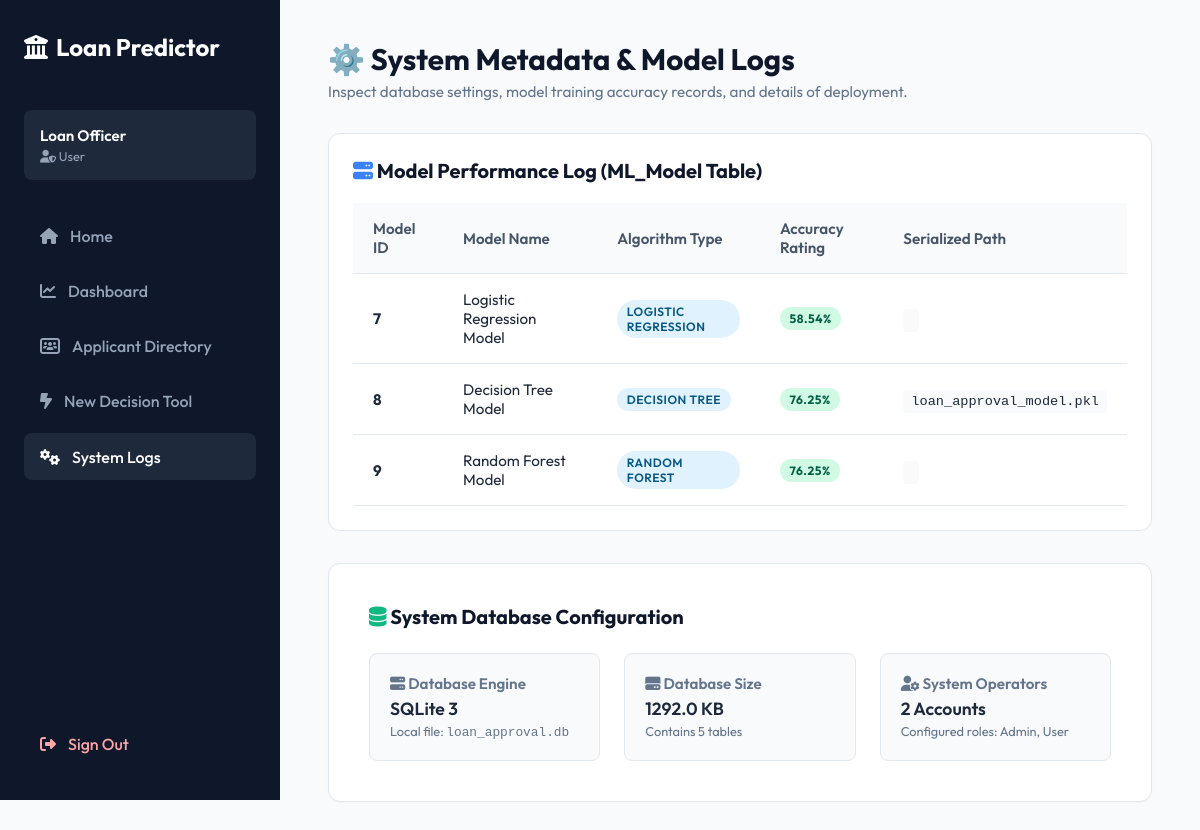
Screenshot of /logs (signed in) with the database file from the repository.
### tables this page shows
CREATE TABLE ML_Model (
    ModelID INTEGER PRIMARY KEY AUTOINCREMENT,
    ModelName VARCHAR(100) NOT NULL,
    AlgorithmType VARCHAR(100) NOT NULL,
    Accuracy REAL,
    ModelFile VARCHAR(255) NOT NULL
);

### app.py (the view)
@app.route('/logs')
@login_required
def logs():
    conn = get_db_connection()
    cursor = conn.execute("SELECT * FROM ML_Model")
    models_list = [dict(row) for row in cursor.fetchall()]
    cursor = conn.execute("SELECT COUNT(*) FROM Users")
    user_count = cursor.fetchone()[0]
    conn.close()
    db_size_kb = 0.0
    if os.path.exists(DB_PATH):
        db_size_kb = os.path.getsize(DB_PATH) / 1024.0
    return render_template(
        'logs.html',
        models=models_list,
        db_size_kb=db_size_kb,
        user_count=user_count,
        active_page='logs'
    )

### app.py (called while the page is built)
def get_db_connection():
    conn = sqlite3.connect(DB_PATH)
    conn.row_factory = sqlite3.Row
    return conn

def login_required(f):
    @wraps(f)
    def decorated_function(*args, **kwargs):
        if not session.get('authenticated'):
            return redirect(url_for('login'))
        return f(*args, **kwargs)
    return decorated_function

### 5.Project Deveolpment Phase/Flask/templates/logs.html (shortened to what this page needs)
{% extends 'base.html' %}
{% block page_title %}⚙️ System Metadata & Model Logs{% endblock %}
{% block page_subtitle %}Inspect database settings, model training accuracy records, and details of deployment.{% endblock %}
{% block content %}
<div class="table-card" style="margin-bottom: 2rem;">
    <h3 style="font-size: 1.25rem; font-weight: 700; color: #0f172a; margin-bottom: 1.25rem;"><i class="fa-solid fa-server" style="color: var(--primary-color);"></i> Model Performance Log (ML_Model Table)</h3>
    <div style="overflow-x: auto;">
        <table class="data-table">
            <thead>
                <tr>
                    <th>Model ID</th>
                    <th>Model Name</th>
                    <th>Algorithm Type</th>
                    <th>Accuracy Rating</th>
                    <th>Serialized Path</th>
                </tr>
            </thead>
            <tbody>
                {% for model in models %}
                <tr>
                    <td><strong>{{ model.ModelID }}</strong></td>
                    <td>{{ model.ModelName }}</td>
                    <td><span class="badge badge-info">{{ model.AlgorithmType }}</span></td>
                    <td><span class="badge badge-success" style="font-weight: 700;">{{ "%.2f"|format(model.Accuracy * 100) }}%</span></td>
                    <td><code style="font-size: 0.85rem; background-color: #f8fafc; padding: 0.25rem 0.5rem; border-radius: 4px;">{{ model.ModelFile }}</code></td>
                </tr>
                {% else %}
                <tr>
                    <td colspan="5" style="text-align: center; color: #64748b; padding: 2rem;">No trained models found in the database logs.</td>
                </tr>
                {% endfor %}
            </tbody>
        </table>
    </div>
</div>
<div class="form-card" style="max-width: 100%;">
    <h3 style="font-size: 1.25rem; font-weight: 700; color: #0f172a; margin-bottom: 1.5rem;"><i class="fa-solid fa-database" style="color: var(--success-color);"></i> System Database Configuration</h3>
    <div class="detail-grid" style="background-color: transparent; border: none; padding: 0; margin-bottom: 0;">
        <div class="detail-item" style="padding: 1.25rem; background-color: #f8fafc; border-radius: 8px; border: 1px solid var(--border-color);">
            <div class="detail-label"><i class="fa-solid fa-server"></i> Database Engine</div>
            <div style="font-weight: 600; font-size: 1.1rem; margin-top: 0.25rem;">SQLite 3</div>
            <div style="font-size: 0.8rem; color: #64748b; margin-top: 0.2rem;">Local file: <code>loan_approval.db</code></div>
        </div>
        <div class="detail-item" style="padding: 1.25rem; background-color: #f8fafc; border-radius: 8px; border: 1px solid var(--border-color);">
            <div class="detail-label"><i class="fa-solid fa-hard-drive"></i> Database Size</div>
            <div style="font-weight: 600; font-size: 1.1rem; margin-top: 0.25rem;">{{ "%.1f"|format(db_size_kb) }} KB</div>
            <div style="font-size: 0.8rem; color: #64748b; margin-top: 0.2rem;">Contains 5 tables</div>
        </div>
        <div class="detail-item" style="padding: 1.25rem; background-color: #f8fafc; border-radius: 8px; border: 1px solid var(--border-color);">
            <div class="detail-label"><i class="fa-solid fa-user-gear"></i> System Operators</div>
            <div style="font-weight: 600; font-size: 1.1rem; margin-top: 0.25rem;">{{ user_count }} Accounts</div>
            <div style="font-size: 0.8rem; color: #64748b; margin-top: 0.2rem;">Configured roles: Admin, User</div>
        </div>
    </div>
</div>
{% endblock %}

### 5.Project Deveolpment Phase/Flask/templates/base.html (shortened to what this page needs)
<!DOCTYPE html>
<html lang="en">
<head>
    <link rel="stylesheet" href="{{ url_for('static', filename='style.css') }}">
    <link rel="stylesheet" href="https://cdnjs.cloudflare.com/ajax/libs/font-awesome/6.4.0/css/all.min.css">
</head>
<body>
    <aside class="sidebar">
        <div class="sidebar-brand">
            <i class="fa-solid fa-building-columns"></i>
            <span>Loan Predictor</span>
        </div>
        <div class="sidebar-user">
            <div class="sidebar-user-name">{{ session.get('user_name', 'Loan Officer') }}</div>
            <div class="sidebar-user-role"><i class="fa-solid fa-user-shield"></i> {{ session.get('user_role', 'User') }}</div>
        </div>
        <ul class="sidebar-menu">
            <li class="sidebar-menu-item {% if active_page == 'home' %}active{% endif %}">
                <a href="{{ url_for('home') }}">
                    <i class="fa-solid fa-house"></i>
                    <span>Home</span>
                </a>
            </li>
            <li class="sidebar-menu-item {% if active_page == 'dashboard' %}active{% endif %}">
                <a href="{{ url_for('dashboard') }}">
                    <i class="fa-solid fa-chart-line"></i>
                    <span>Dashboard</span>
                </a>
            </li>
            <li class="sidebar-menu-item {% if active_page == 'applicants' %}active{% endif %}">
                <a href="{{ url_for('applicants') }}">
                    <i class="fa-solid fa-users-rectangle"></i>
                    <span>Applicant Directory</span>
                </a>
            </li>
            <li class="sidebar-menu-item {% if active_page == 'predict' %}active{% endif %}">
                <a href="{{ url_for('index_page') }}">
                    <i class="fa-solid fa-bolt-lightning"></i>
                    <span>New Decision Tool</span>
                </a>
            </li>
            <li class="sidebar-menu-item {% if active_page == 'logs' %}active{% endif %}">
                <a href="{{ url_for('logs') }}">
                    <i class="fa-solid fa-gears"></i>
                    <span>System Logs</span>
                </a>
            </li>
        </ul>
        <div class="sidebar-logout">
            <a href="{{ url_for('logout') }}">
                <i class="fa-solid fa-right-from-bracket"></i>
                <span>Sign Out</span>
            </a>
        </div>
    </aside>
    <main class="main-content">
        <header class="page-header">
            <h1 class="page-title">{% block page_title %}{% endblock %}</h1>
            <p class="page-subtitle">{% block page_subtitle %}{% endblock %}</p>
        </header>
        {% block content %}{% endblock %}
    </main>
</body>
</html>

### 5.Project Deveolpment Phase/Flask/static/style.css (style rules this page uses)
:root { --primary-color: #3b82f6; --primary-hover: #2563eb; --sidebar-bg: #0f172a; --sidebar-color: #94a3b8; --sidebar-hover: #f1f5f9; --bg-color: #f8fafc; --text-color: #1e293b; --border-color: #e2e8f0; --card-bg: #ffffff; --success-color: #10b981; --danger-color: #ef4444; --warning-color: #f59e0b; }
* { margin: 0; padding: 0; box-sizing: border-box; }
body { font-family: 'Outfit', sans-serif; background-color: var(--bg-color); color: var(--text-color); display: flex; min-height: 100vh; }
a { text-decoration: none; color: inherit; }
.sidebar { width: 280px; background-color: var(--sidebar-bg); color: #ffffff; display: flex; flex-direction: column; padding: 2rem 1.5rem; position: fixed; height: 100vh; overflow-y: auto; z-index: 100; }
.sidebar-brand { font-size: 1.5rem; font-weight: 700; margin-bottom: 3rem; display: flex; align-items: center; gap: 0.5rem; color: #ffffff; }
.sidebar-user { padding: 1rem; background-color: #1e293b; border-radius: 8px; margin-bottom: 2rem; }
.sidebar-user-name { font-weight: 600; font-size: 0.95rem; }
.sidebar-user-role { font-size: 0.8rem; color: var(--sidebar-color); margin-top: 0.2rem; }
.sidebar-menu { list-style: none; display: flex; flex-direction: column; gap: 0.5rem; }
.sidebar-menu-item a { display: flex; align-items: center; gap: 0.75rem; padding: 0.85rem 1rem; border-radius: 8px; color: var(--sidebar-color); font-weight: 500; transition: all 0.2s ease; }
.sidebar-menu-item.active a, .sidebar-menu-item a:hover { background-color: #1e293b; color: #ffffff; }
.sidebar-logout { margin-top: auto; padding-top: 2rem; }
.sidebar-logout a { display: flex; align-items: center; gap: 0.75rem; padding: 0.85rem 1rem; border-radius: 8px; color: #fca5a5; font-weight: 500; transition: all 0.2s ease; }
.main-content { margin-left: 280px; flex: 1; padding: 2.5rem 3rem; background-color: var(--bg-color); min-height: 100vh; }
.page-header { margin-bottom: 2rem; }
.page-title { font-size: 1.85rem; font-weight: 700; color: #0f172a; }
.page-subtitle { font-size: 0.95rem; color: #64748b; margin-top: 0.25rem; }
.form-card { background-color: var(--card-bg); border: 1px solid var(--border-color); border-radius: 12px; padding: 2.5rem; box-shadow: 0 1px 3px rgba(0,0,0,0.02); max-width: 900px; }
.table-card { background-color: var(--card-bg); border: 1px solid var(--border-color); border-radius: 12px; padding: 1.5rem; box-shadow: 0 1px 3px rgba(0,0,0,0.02); margin-bottom: 2rem; }
.data-table { width: 100%; border-collapse: collapse; font-size: 0.95rem; }
.data-table th, .data-table td { padding: 1rem 1.25rem; text-align: left; border-bottom: 1px solid var(--border-color); }
.data-table th { background-color: #f8fafc; font-weight: 600; color: #475569; }
.badge { display: inline-block; padding: 0.25rem 0.6rem; border-radius: 50px; font-size: 0.75rem; font-weight: 600; text-transform: uppercase; letter-spacing: 0.5px; }
.badge-success { background-color: #d1fae5; color: #065f46; }
.badge-info { background-color: #e0f2fe; color: #075985; }
.detail-grid { display: grid; grid-template-columns: repeat(3, 1fr); gap: 1.5rem; padding: 1.5rem; background-color: #f8fafc; border-radius: 8px; border: 1px solid var(--border-color); margin-bottom: 2rem; }
.detail-item { font-size: 0.95rem; }
.detail-label { font-weight: 600; color: #64748b; margin-bottom: 0.25rem; }

### rows the page displays
ML_Model: ModelID "7", ModelName "Logistic Regression Model", AlgorithmType "LOGISTIC REGRESSION", model.Accuracy*100 "58.54"
ML_Model: ModelID "8", ModelName "Decision Tree Model", AlgorithmType "DECISION TREE", model.Accuracy*100 "76.25", ModelFile "loan_approval_model.pkl"
ML_Model: ModelID "9", ModelName "Random Forest Model", AlgorithmType "RANDOM FOREST", model.Accuracy*100 "76.25"

### other values shown
{{ session.get('user_name', 'Loan Officer') }} "Loan Officer"
{{ session.get('user_role', 'User') }} "User"
{{ "%.1f"|format(db_size_kb) }} "1292.0"
{{ user_count }} "2"
